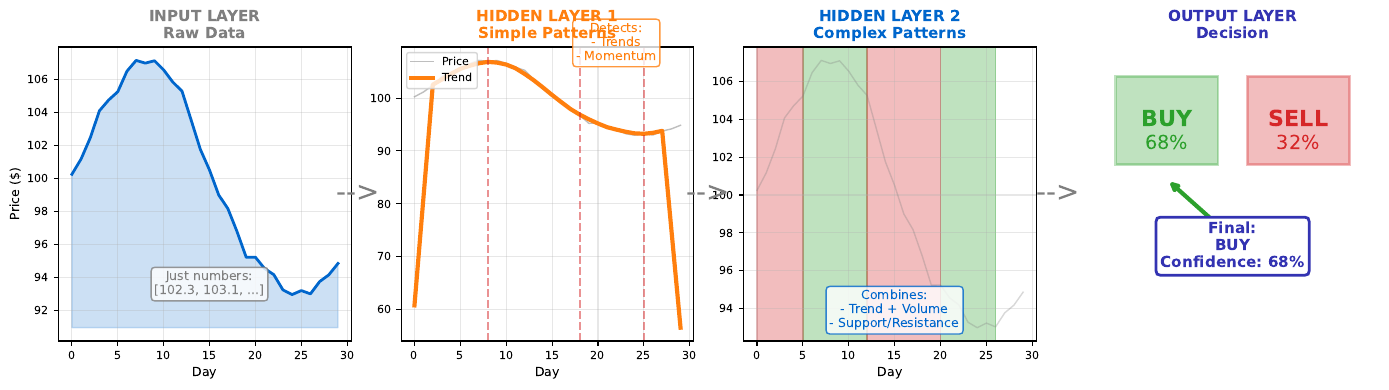

The script that saved this image:
# ==============================================================================
# Chart: Feature Hierarchy
# Source: https://github.com/Digital-AI-Finance/neural-networks/tree/main/16_feature_hierarchy/
# Author: Digital-AI-Finance
# License: MIT License
# Created: 2025-11-24
# ==============================================================================

"""
Feature Hierarchy

Layer-by-layer data transformation visualization

Source: https://github.com/Digital-AI-Finance/neural-networks/tree/main/16_feature_hierarchy/
"""

CHART_METADATA = {
    'name': 'Feature Hierarchy',
    'url': 'https://github.com/QuantLet/neural-networks-introduction/tree/main/16_feature_hierarchy',
    'author': 'Digital-AI-Finance',
    'license': 'MIT License',
    'created': '2025-11-24',
    'description': 'Layer-by-layer data transformation visualization'
}

"""
Chart 16: Feature Hierarchy
Shows what each layer "sees": raw price -> patterns -> strategy.
"""

import numpy as np
import matplotlib.pyplot as plt

np.random.seed(42)

# Colors
mlpurple = '#3333b2'
mlblue = '#0066cc'
mlgreen = '#2ca02c'
mlorange = '#ff7f0e'
mlred = '#d62728'
mlgray = '#7f7f7f'

fig, axes = plt.subplots(1, 4, figsize=(14, 4))

# Generate price data
days = 30
t = np.arange(days)
price = 100 + 5*np.sin(t/5) + np.cumsum(np.random.randn(days)*0.5)
volume = np.abs(np.random.randn(days)) * 1000000

# Panel 1: Raw Input (what network receives)
ax1 = axes[0]
ax1.plot(t, price, color=mlblue, linewidth=2)
ax1.fill_between(t, price.min()-2, price, alpha=0.2, color=mlblue)
ax1.set_xlabel('Day', fontsize=9)
ax1.set_ylabel('Price ($)', fontsize=9)
ax1.set_title('INPUT LAYER\nRaw Data', fontsize=11, fontweight='bold', color=mlgray)
ax1.tick_params(labelsize=8)
ax1.grid(True, alpha=0.3)

# Add data points annotation
ax1.annotate('Just numbers:\n[102.3, 103.1, ...]', xy=(15, price.min()), fontsize=9,
            ha='center', color=mlgray,
            bbox=dict(boxstyle='round', facecolor='white', edgecolor=mlgray, alpha=0.8))

# Panel 2: Hidden Layer 1 (simple patterns)
ax2 = axes[1]
# Show trend detection
trend = np.convolve(price, np.ones(5)/5, mode='same')
ax2.plot(t, price, color=mlgray, linewidth=1, alpha=0.5, label='Price')
ax2.plot(t, trend, color=mlorange, linewidth=3, label='Trend')

# Mark trend changes
peaks = [8, 18, 25]
for p in peaks:
    ax2.axvline(x=p, color=mlred, linestyle='--', alpha=0.5)

ax2.set_xlabel('Day', fontsize=9)
ax2.set_title('HIDDEN LAYER 1\nSimple Patterns', fontsize=11, fontweight='bold', color=mlorange)
ax2.tick_params(labelsize=8)
ax2.legend(fontsize=8, loc='upper left')
ax2.grid(True, alpha=0.3)

ax2.annotate('Detects:\n- Trends\n- Momentum', xy=(22, price.max()), fontsize=9,
            ha='center', color=mlorange,
            bbox=dict(boxstyle='round', facecolor='white', edgecolor=mlorange, alpha=0.8))

# Panel 3: Hidden Layer 2 (complex patterns)
ax3 = axes[2]
# Show pattern recognition
ax3.plot(t, price, color=mlgray, linewidth=1, alpha=0.3)

# Highlight bullish and bearish zones
bullish_zones = [(5, 12), (20, 26)]
bearish_zones = [(0, 5), (12, 20)]

for start, end in bullish_zones:
    ax3.axvspan(start, end, alpha=0.3, color=mlgreen)
for start, end in bearish_zones:
    ax3.axvspan(start, end, alpha=0.3, color=mlred)

ax3.set_xlabel('Day', fontsize=9)
ax3.set_title('HIDDEN LAYER 2\nComplex Patterns', fontsize=11, fontweight='bold', color=mlblue)
ax3.tick_params(labelsize=8)
ax3.grid(True, alpha=0.3)

ax3.annotate('Combines:\n- Trend + Volume\n- Support/Resistance', xy=(15, price.min()),
            fontsize=9, ha='center', color=mlblue,
            bbox=dict(boxstyle='round', facecolor='white', edgecolor=mlblue, alpha=0.8))

# Panel 4: Output Layer (decision)
ax4 = axes[3]
ax4.axis('off')

# Draw decision boxes
ax4.add_patch(plt.Rectangle((0.1, 0.6), 0.35, 0.3, fill=True,
              facecolor=mlgreen, alpha=0.3, edgecolor=mlgreen, linewidth=2))
ax4.add_patch(plt.Rectangle((0.55, 0.6), 0.35, 0.3, fill=True,
              facecolor=mlred, alpha=0.3, edgecolor=mlred, linewidth=2))

ax4.text(0.275, 0.75, 'BUY', fontsize=16, ha='center', va='center',
        fontweight='bold', color=mlgreen)
ax4.text(0.275, 0.67, '68%', fontsize=14, ha='center', va='center', color=mlgreen)

ax4.text(0.725, 0.75, 'SELL', fontsize=16, ha='center', va='center',
        fontweight='bold', color=mlred)
ax4.text(0.725, 0.67, '32%', fontsize=14, ha='center', va='center', color=mlred)

ax4.set_title('OUTPUT LAYER\nDecision', fontsize=11, fontweight='bold', color=mlpurple)

# Arrow showing decision
ax4.annotate('', xy=(0.275, 0.55), xytext=(0.5, 0.35),
            arrowprops=dict(arrowstyle='->', color=mlgreen, lw=3))

ax4.text(0.5, 0.25, 'Final:\nBUY\nConfidence: 68%', fontsize=11, ha='center',
        fontweight='bold', color=mlpurple,
        bbox=dict(boxstyle='round', facecolor='white', edgecolor=mlpurple, linewidth=2))

ax4.set_xlim(0, 1)
ax4.set_ylim(0, 1)

# Add connecting arrows between panels
fig.text(0.26, 0.5, '-->', fontsize=20, ha='center', va='center', color=mlgray)
fig.text(0.51, 0.5, '-->', fontsize=20, ha='center', va='center', color=mlgray)
fig.text(0.76, 0.5, '-->', fontsize=20, ha='center', va='center', color=mlgray)

plt.tight_layout()
plt.savefig('feature_hierarchy.pdf', dpi=300, bbox_inches='tight')
plt.close()

print("Saved: 16_feature_hierarchy/feature_hierarchy.pdf")

# Source: https://github.com/Digital-AI-Finance/neural-networks/tree/main/16_feature_hierarchy/
